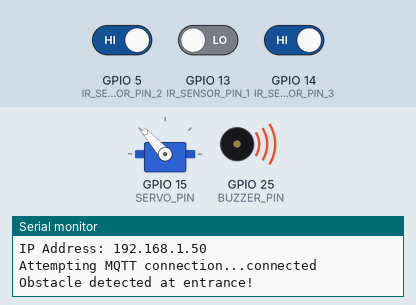
Bench run of a program on a simulated ESP32. Shown: servo, buzzer (waves = sounding, pin HIGH), the last lines printed to the serial monitor. Inputs (shaded band) come from the test bench; at power-on: GPIO 5 (IR_SENSOR_PIN_2) HIGH, GPIO 13 (IR_SENSOR_PIN_1) LOW, GPIO 14 (IR_SENSOR_PIN_3) HIGH. WiFi joins after 1.5 s; servers stay silent unless stated; no MQTT or app messages arrive unless stated.

Above: at 4.2 s.
4.3 s: GPIO 5 (IR_SENSOR_PIN_2) driven LOW and GPIO 13 (IR_SENSOR_PIN_1) driven HIGH
15.8 s: GPIO 5 (IR_SENSOR_PIN_2) driven HIGH
At 19.8 s:
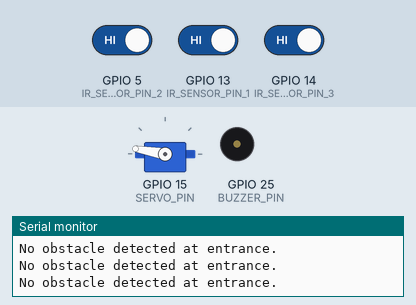
27.3 s: GPIO 13 (IR_SENSOR_PIN_1) driven LOW
At 32.8 s:
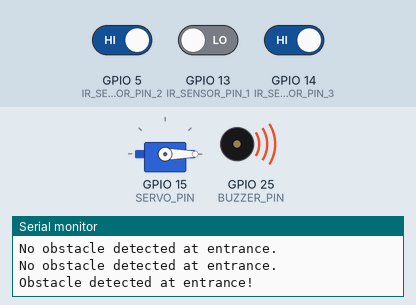
38.8 s: GPIO 14 (IR_SENSOR_PIN_3) driven LOW
At 43.9 s:
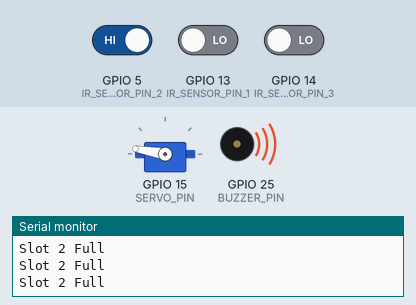
Timing chart, 0 to 45.4 s (numbered marks = the images above; inputs shaded):
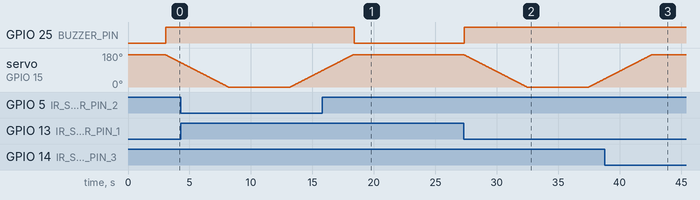

The program:

main.cpp
```cpp
#include <Arduino.h>
#include <ESP32Servo.h>
#include <Wire.h>
#include <WiFi.h>
#include <PubSubClient.h>

// Define pins
#define IR_SENSOR_PIN_1 13 // GPIO pin for the first IR sensor (entrance)
#define IR_SENSOR_PIN_2 5  // GPIO pin for the second IR sensor (slot 1)
#define IR_SENSOR_PIN_3 14 // GPIO pin for the third IR sensor (slot 2)
#define BUZZER_PIN 25      // GPIO pin for the buzzer
#define SERVO_PIN 15       // GPIO pin for the servo signal wire

// Constants
const int INITIAL_POSITION = 170; // Initial position angle for the servo

Servo myServo; // Create a Servo object

// Wi-Fi credentials
const char* ssid = "Magic in the Air";
const char* password = "Kenya@2.5!";

// MQTT Broker settings - Using test.mosquitto.org as the broker
const char* mqtt_server = "test.mosquitto.org"; // Public MQTT broker
WiFiClient espClient;
PubSubClient client(espClient);

void setup() {
  pinMode(IR_SENSOR_PIN_1, INPUT);  // Set the first IR sensor pin as input
  pinMode(IR_SENSOR_PIN_2, INPUT);  // Set the second IR sensor pin as input
  pinMode(IR_SENSOR_PIN_3, INPUT);  // Set the third IR sensor pin as input
  pinMode(BUZZER_PIN, OUTPUT);      // Set the buzzer pin as output
  Serial.begin(115200);             // Start serial communication for debugging

  myServo.attach(SERVO_PIN);        // Attach servo to the defined pin
  myServo.write(INITIAL_POSITION);  // Set servo to the initial position
  delay(1000);                      // Delay to allow the servo to move to position

  // Connect to Wi-Fi
  Serial.println("Connecting to Wi-Fi...");
  WiFi.begin(ssid, password);
  while (WiFi.status() != WL_CONNECTED) {
    delay(1000);
    Serial.println("Connecting...");
  }
  Serial.println("Wi-Fi Connected!");
  Serial.print("IP Address: ");
  Serial.println(WiFi.localIP());

  // Connect to MQTT broker
  client.setServer(mqtt_server, 1883); // Set MQTT broker server address and port
  while (!client.connected()) {
    Serial.print("Attempting MQTT connection...");
    if (client.connect("ESP32Client")) {
      Serial.println("connected");
    } else {
      Serial.print("failed, rc=");
      Serial.print(client.state());
      delay(2000);
    }
  }
}

void loop() {
  int irState1 = digitalRead(IR_SENSOR_PIN_1); // Read the first IR sensor state
  int irState2 = digitalRead(IR_SENSOR_PIN_2); // Read the second IR sensor state
  int irState3 = digitalRead(IR_SENSOR_PIN_3); // Read the third IR sensor state

  // Check if Slot 1 sensor (IR2) detects an obstacle
  if (irState2 == LOW) {
    digitalWrite(BUZZER_PIN, HIGH); // Turn on buzzer
    Serial.println("Slot 1 Full");
    client.publish("parking/slot1", "occupied"); // Send MQTT message
    delay(500); // Prevent excessive printing
    return;     // Skip the rest of the loop
  }

  // Check if Slot 2 sensor (IR3) detects an obstacle
  if (irState3 == LOW) {
    digitalWrite(BUZZER_PIN, HIGH); // Turn on buzzer
    Serial.println("Slot 2 Full");
    client.publish("parking/slot2", "occupied"); // Send MQTT message
    delay(500); // Prevent excessive printing
    return;     // Skip the rest of the loop
  }

  // Entrance sensor (IR1) check
  if (irState1 == HIGH) {
    // No obstacle detected at the entrance
    digitalWrite(BUZZER_PIN, LOW); // Turn off buzzer
    Serial.println("No obstacle detected at entrance.");
  } else {
    // Obstacle detected at the entrance
    digitalWrite(BUZZER_PIN, HIGH); // Turn on buzzer
    Serial.println("Obstacle detected at entrance!");

    // Rotate servo from initial position to 0 degrees
    for (int angle = INITIAL_POSITION; angle >= 0; angle--) {
      myServo.write(angle);
      delay(30); // Delay to control the servo speed
    }

    delay(5000); // Wait for 5 seconds

    // Return servo to the initial position
    for (int angle = 0; angle <= INITIAL_POSITION; angle++) {
      myServo.write(angle);
      delay(30); // Delay to control the servo speed
    }
  }

  // MQTT client loop to maintain the connection
  client.loop();

  delay(100); // Small delay for debouncing
}
```

Measured:
- after the input at 15.8 s, GPIO 25 (BUZZER_PIN): HIGH → LOW after 2.6 s
- after the input at 27.3 s, GPIO 25 (BUZZER_PIN): LOW → HIGH after 0.05 s
- after the input at 38.8 s, servo on GPIO 15 (SERVO_PIN): goes on until 42.6 s, then stays 170°
